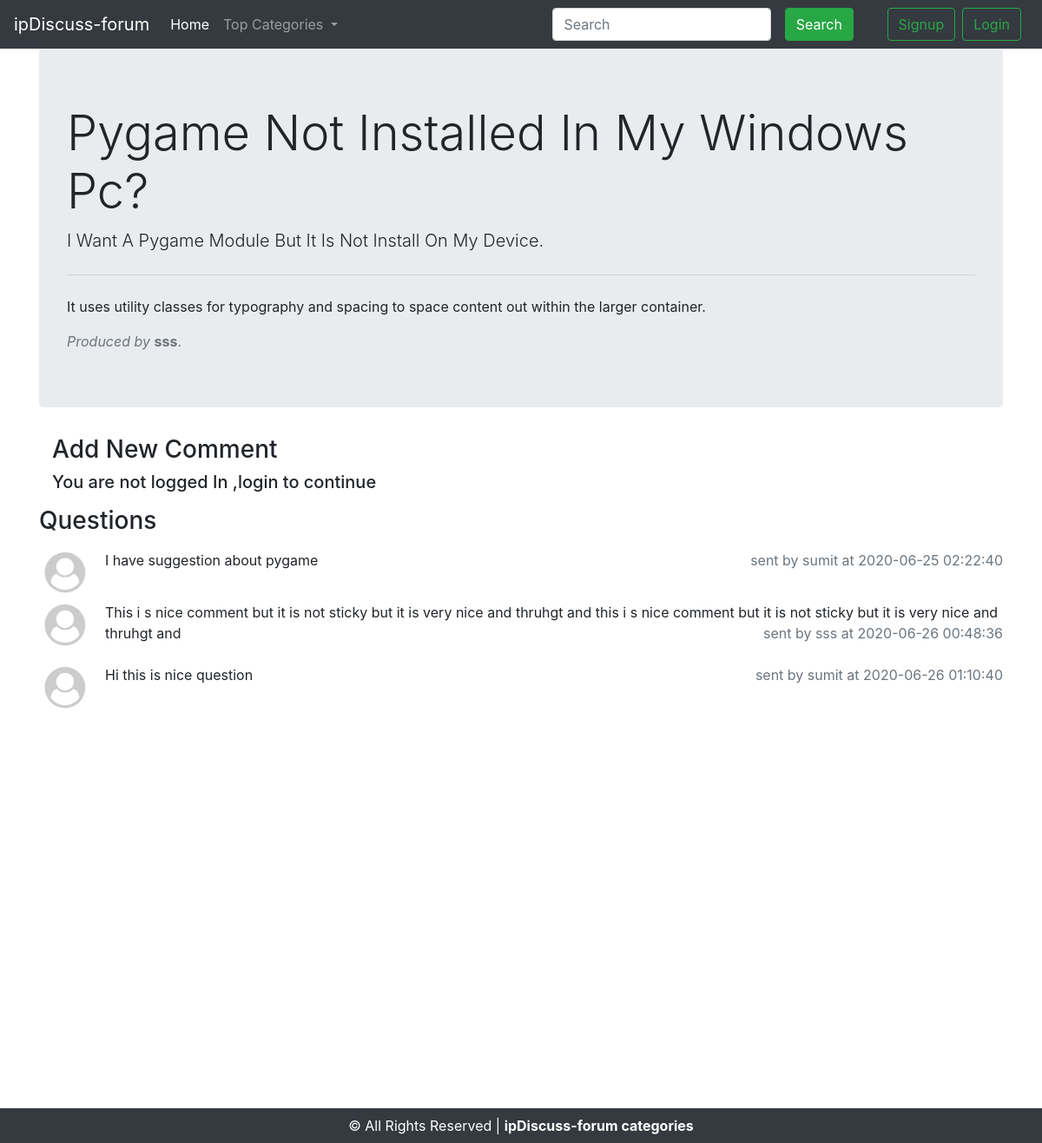
Page /thread.php?thd=1 on the committed database.
### tables this page shows
CREATE TABLE `threads` (
  `thread_id` int(11) NOT NULL,
  `thread_title` varchar(255) NOT NULL,
  `thread_content` text NOT NULL,
  `category_id` int(11) NOT NULL,
  `user_id` int(11) NOT NULL,
  `time&date` timestamp NOT NULL DEFAULT current_timestamp() ON UPDATE current_timestamp()
);

CREATE TABLE `users` (
  `user_id` int(11) NOT NULL,
  `username` varchar(255) NOT NULL,
  `user_email` varchar(255) NOT NULL,
  `password` varchar(10000) NOT NULL,
  `timestamp` datetime NOT NULL DEFAULT current_timestamp()
);

CREATE TABLE `comments` (
  `comment_id` int(11) NOT NULL,
  `user_id` int(11) NOT NULL,
  `comment_desc` text NOT NULL,
  `thread_id` int(11) NOT NULL,
  `comment_time` datetime NOT NULL DEFAULT current_timestamp()
);

### thread.php (the view, shortened to what this page needs)
<?php
include "includes/header.php";
include "includes/navbar.php";
$id=$_GET['thd'];
$sql="select * from threads where thread_id='$id'";
$res=mysqli_query($conn,$sql);
while($row=mysqli_fetch_assoc($res))
{
    $title=$row['thread_title'];
    $desc=$row['thread_content'];
    $q_id=$row['user_id'];
    $sql2="select username from users where user_id='$q_id'";
    $res2=mysqli_query($conn,$sql2);
    $row2=mysqli_fetch_assoc($res2);
    $q_username=$row2['username'];
echo '
<div class="container">
<div class="jumbotron">
  <h1 class="display-4">'.ucwords($title).'?</h1>
  <p class="lead">'.ucwords($desc).'</p>
  <hr class="my-4">
  <p>It uses utility classes for typography and spacing to space content out within the larger container.</p>
  <i><p class="text-muted mb-0">Produced by </i><b>'.$q_username.'</b>.
</div>
</div>
<div class="container">';
$commentSuccess="false";
echo '
<div class="container mb-3">
    <h3>Add New Comment</h3>';
    if(isset($_SESSION['loggedin']))
    {
        if($commentSuccess=="true")
        {
            echo '<div class="alert alert-success alert-dismissible fade show" role="alert">
            <strong>Success!</strong> Comment has been added succesfully.
            <button type="button" class="close" data-dismiss="alert" aria-label="Close">
            <span aria-hidden="true">&times;</span>
            </button>
            </div>';
        }
        echo '<form action="'.$_SERVER['REQUEST_URI'].'" method="post">
            <div class="form-group">
                <label for="cdescription">Comment description</label>
                <textarea class="form-control" minlength=5 maxlength=20000 name="cdesc" id="cdescription" rows="3" required></textarea>
            </div>
            <button type="submit" name="comment" class="btn btn-success">Add question</button>
            </form>';
    }
    else
    {
        echo '<h5>You are not logged In ,login to continue</h5>';
    }
echo '</div>
</div>
<div class="container">
<h3 class="mb-3">Questions</h3>';
$sql="select * from comments where thread_id='$id'";
$res=mysqli_query($conn,$sql);
if( mysqli_num_rows($res)>0)
{
    while($row=mysqli_fetch_assoc($res))
    {
        $comment_desc=$row['comment_desc'];
        $comment_time=$row['comment_time'];
        $comment_user_id=$row['user_id'];
        $sql2="select username from users where user_id='$comment_user_id'";
        $res2=mysqli_query($conn,$sql2);
        $row2=mysqli_fetch_assoc($res2);
        $comment_username=$row2['username'];
        echo '<div class="media mb-2">
                <img src="images/profile.png" width="60px" class="mr-3" alt="...">
            <div class="media-body">
            <p class="mt-0 d-inline">'.ucfirst($comment_desc).'</p>
            <p class="d-inline text-dark text-muted float-right "> sent by '.$comment_username.' at '.$comment_time.'</p>
            </div>
            </div>';
    }
}
else
{
    echo '<div class="jumbotron">
    <h1 class="display-5">No any comments in database.</h1>
    <p class="lead">Be the first person to ask a comment.</p>
  </div>';
}
echo '</div>';
}
include "includes/footer.php";
?>

### rows in the picture
threads: thread_title "Pygame Not Installed In My Windows Pc", thread_content "I Want A Pygame Module But It Is Not Install On My Device.", user.username "sss"
comments: comment_desc "I have suggestion about pygame", user.username "sumit", comment_time "2020-06-25 02:22:40"
comments: comment_desc "This i s nice comment but it is not sticky but it is very nice and thruhgt and this i s nice comment but it is not sticky but it is very nice and thruhgt and", user.username "sss", comment_time "2020-06-26 00:48:36"
comments: comment_desc "Hi this is nice question", user.username "sumit", comment_time "2020-06-26 01:10:40"
